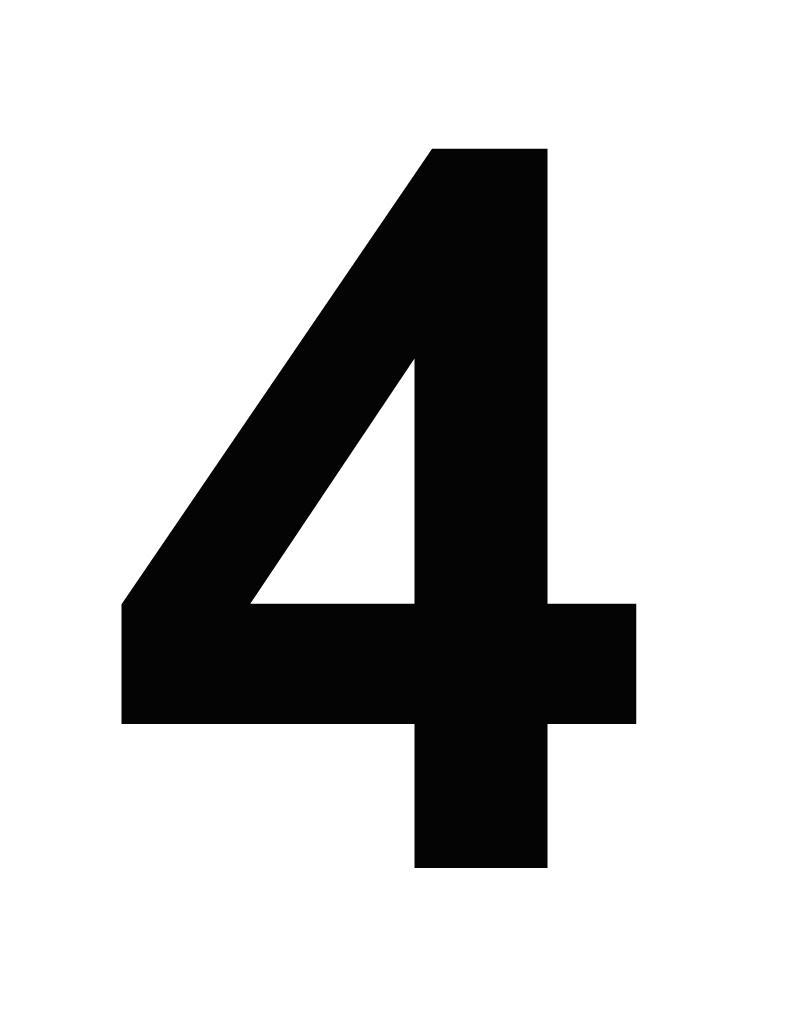
//> input picture digit/images/4.jpg, 791 x 1024 px
$ ./digit images/4.jpg   (built with g++ and OpenCV 4)
//> lines starting //> are read from the running program, lines starting //| are printed output that depends on the picture; after the words box and inside, x2 and y2 are one past the last pixel; in counts of white or black regions, pixels touching at a corner belong together
#include <opencv2/opencv.hpp>
#include <stdio.h>
#include <iostream>

using namespace cv;
using namespace std;

Mat edge(Mat &);
Mat contour(Mat &);
void corners(Mat &, Mat &);
void filterCorners(Mat &, int);

int main(int argc, char *argv[])
{
//Variable Declaration
    Mat img, canny, bw;
    char ch;

//Read Image
    if(argc!=2)
    {
        cout<<"\nUsage: ./digit.cpp <Your Image>\n";
        return -1;
    }

    img = imread(argv[1]);
//> img is the input picture: 1024 rows x 791 cols, CV_8UC3; min 0, max 255, mean 198
    if(!img.data)
    {
        cout<<"\n Not a Valid Image\n";
        return -1;
    }

//edge
    canny = edge(img);


//contour
    bw = contour(canny);


//corners
    corners(bw, img);

    return 0;
}

Mat edge(Mat &img)
{
    Mat gray, blur, canny;
    cvtColor(img, gray, CV_BGR2GRAY);
    GaussianBlur(gray, blur, Size(3,3), 0);
    Canny(blur, canny, 120, 360, 3);
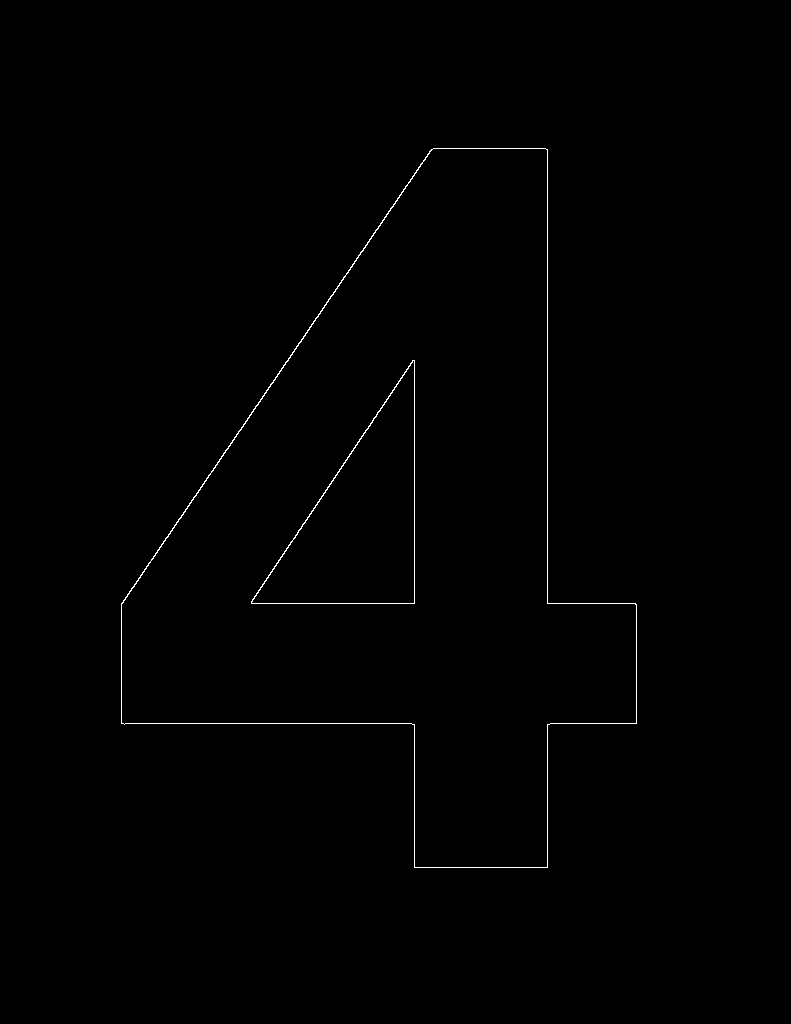
//> canny: 1024 rows x 791 cols, CV_8UC1; 0.4% white in thin lines or dots, all inside (x1, y1, x2, y2) = (121, 148, 637, 868)

    return canny;
}

Mat contour(Mat &canny)
{
    Mat bw;
    canny.copyTo(bw);
    vector<vector<Point> > contours;
    vector<Vec4i> h;
    findContours(canny, contours, h, CV_RETR_TREE, CV_CHAIN_APPROX_SIMPLE, Point(0,0));
//> contours = 4 contours; box (x1, y1, x2, y2) and area: (121, 148, 637, 868) 204127, (121, 148, 637, 868) 203816, (251, 360, 415, 604) 20170, (251, 360, 415, 604) 20008; h = 4 items: [-1, -1, 1, -1], [-1, -1, 2, 0], [-1, -1, 3, 1], [-1, -1, -1, 2]
    for(int i=0; i<contours.size(); i++)
    {
        drawContours(bw, contours, i, Scalar(255,255,255), 2, 8, h, 0, Point());
    }
//> this loop made 4 passes
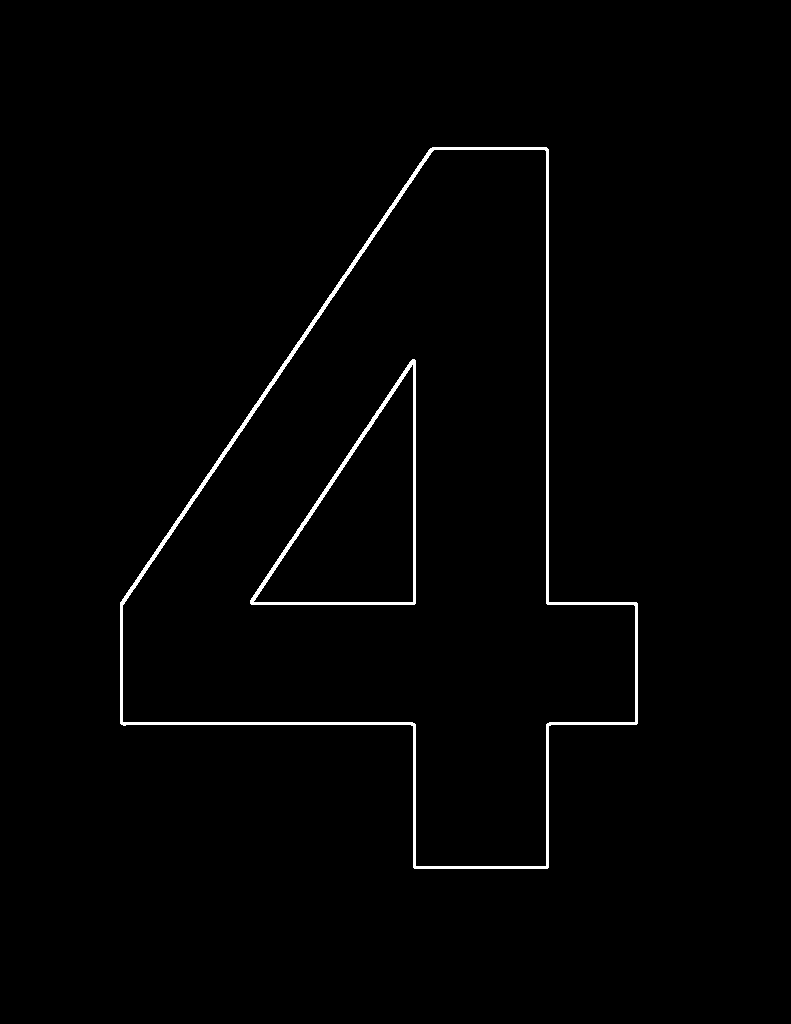
//> bw: 1024 rows x 791 cols, CV_8UC1; 1.2% white; 2 white regions, box (x1, y1, x2, y2) and area: (120, 147, 638, 869) 7390, (250, 359, 416, 605) 2428

    return bw;
}

void corners(Mat &bw, Mat &img)
{
    Mat dst, dst_norm, dst_norm_scaled;
    dst = Mat::zeros(bw.size(), CV_32FC1);

    int blockSize = 2;
    int apertureSize = 3, thresh=100;
    double k = 0.04;

    cornerHarris(bw, dst, blockSize, apertureSize, k, BORDER_DEFAULT);
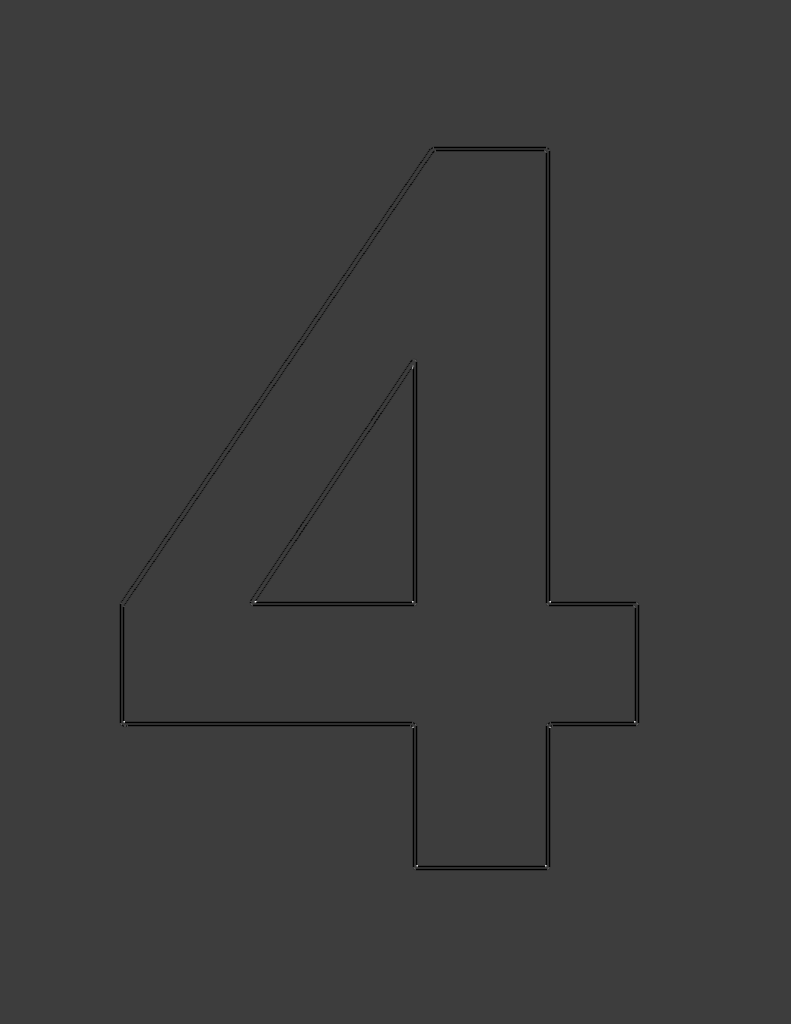
//> dst: 1024 rows x 791 cols, CV_32FC1; min -0.04, max 0.126, mean -0.000357; drawn with min black and max white

    normalize(dst, dst_norm, 0, 255, NORM_MINMAX, CV_32FC1, Mat());
    convertScaleAbs(dst_norm, dst_norm_scaled);

    filterCorners(dst_norm_scaled, thresh);
    namedWindow("Corners", 0);
    imshow("Corners", dst_norm_scaled);
    waitKey();
}

//Function to reduce the number of corners
void filterCorners(Mat &corners, int thresh)
{
//> called with thresh = 100
    vector<Point> corner;
    for(int i=0; i<corners.rows; i++)
    {
        for(int j=0; j<corners.cols; j++)
        {
            if( (int)corners.at<uchar>(i,j) > 100)
            {
                //circle(corners, Point(j,i), 5, Scalar(0), 1, 8, 0);
                corner.push_back(Point(j,i));
            }
        }
    }
//> after the loop, corner = 29 Points (x, y), first 12: [412, 366], [412, 367], [412, 368], [254, 601], [255, 601], [256, 601], [412, 601], [413, 601], [549, 601], [550, 601], [255, 602], [412, 602]

    float dist;
    Point previous = corner.back();
//> previous = Point(545, 866)
    for(int i=0; i<corner.size(); i++)
    {
        Point current = corner.back();
        dist=sqrt((current.x-previous.x)*(current.x-previous.x)+(current.y-previous.y)*(current.y-previous.y));
        if(dist > 6)
        {
            circle(corners, current, 5, Scalar(255), 1, 8, 0);
        }
        previous = current;
        corner.pop_back();
    }
//> this loop made 15 passes
//> (dist, previous) on passes 1 to 12: (0, Point(545, 866)), (128, Point(417, 866)), (129, Point(546, 865)), (1, Point(545, 865)), (128, Point(417, 865)), (1, Point(416, 865)), (192.4, Point(550, 727)), (1, Point(549, 727)), (136, Point(413, 727)), (1, Point(412, 727)), (222.1, Point(634, 722)), (510, Point(124, 722))
//> corners: 1024 rows x 791 cols, CV_8UC1; min 0, max 255, mean 61.5


}

$ run again, on digit/images/6.jpg
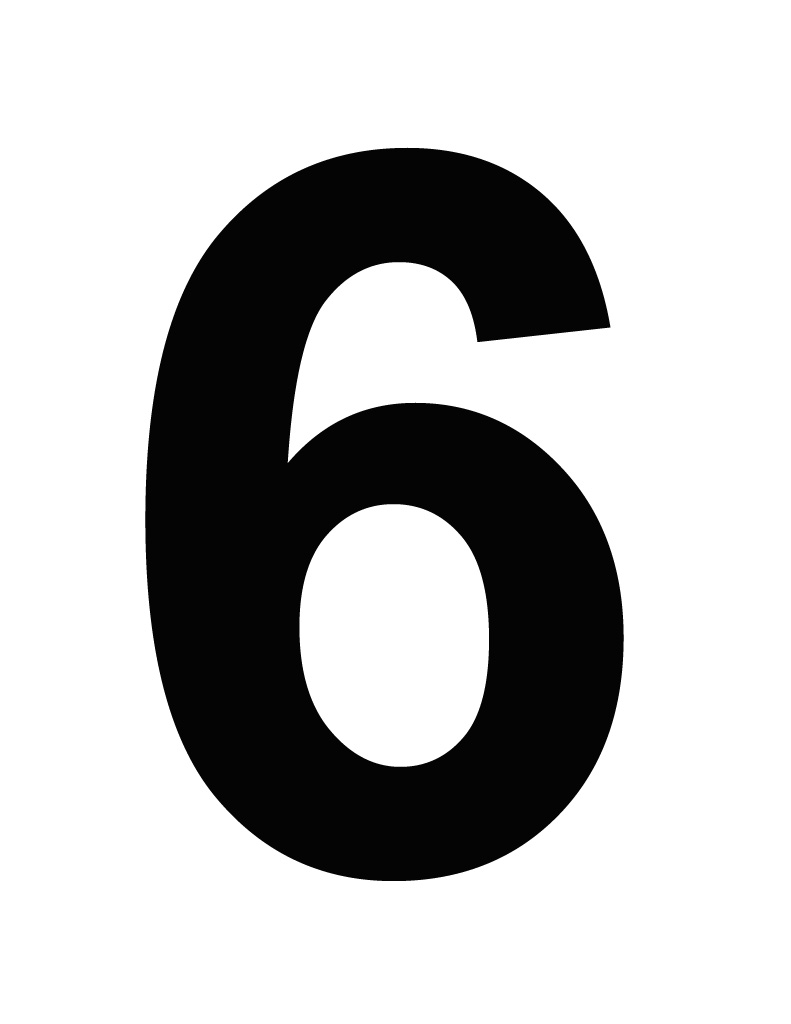
//> input picture digit/images/6.jpg, 791 x 1024 px
//> img is the input picture: 1024 rows x 791 cols, CV_8UC3; min 0, max 255, mean 189
//> in edge, `Canny(blur, canny, 120, 360, 3);`:
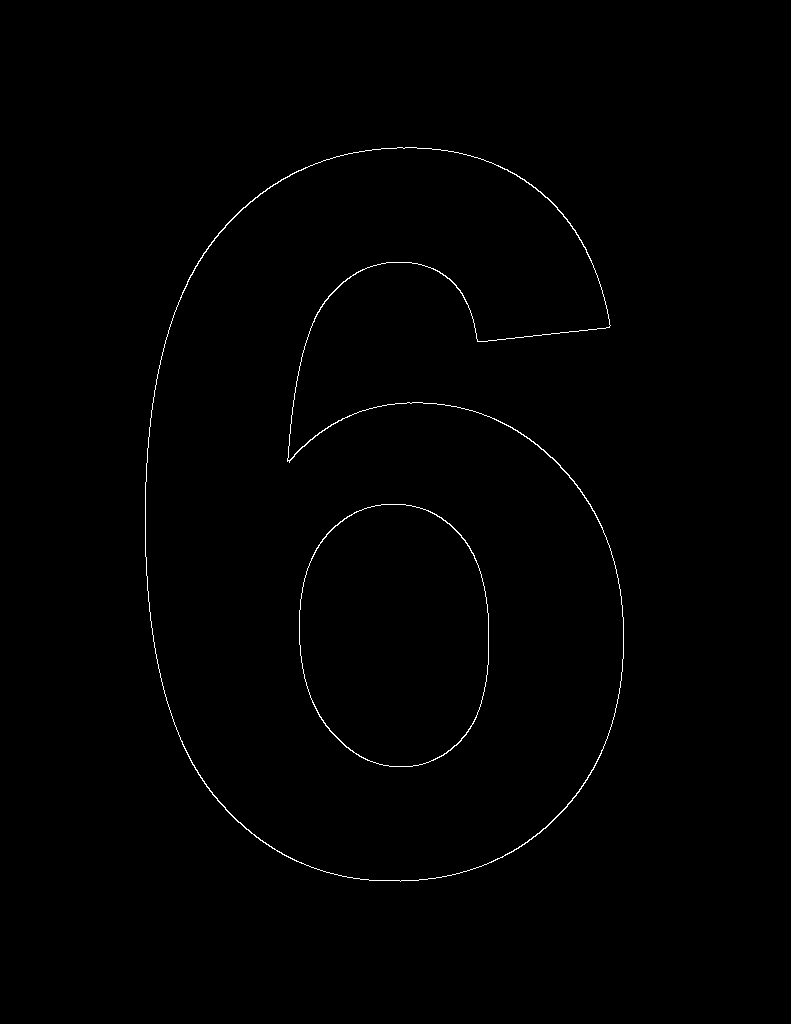
//> canny: 1024 rows x 791 cols, CV_8UC1; 0.48% white in thin lines or dots, all inside (x1, y1, x2, y2) = (145, 147, 624, 882)
//> contours = 4 contours; box (x1, y1, x2, y2) and area: (145, 147, 624, 882) 253748, (145, 147, 624, 882) 253178, (299, 504, 489, 767) 40555, (299, 504, 489, 767) 40397; h = 4 items: [-1, -1, 1, -1], [-1, -1, 2, 0], [-1, -1, 3, 1], [-1, -1, -1, 2]
//> the loop in contour, `for(int i=0; i<contours.size(); i++)` made 4 passes
//> in corners, `cornerHarris(bw, dst, blockSize, apertureSize, k, BORDER_DEFAULT);`:
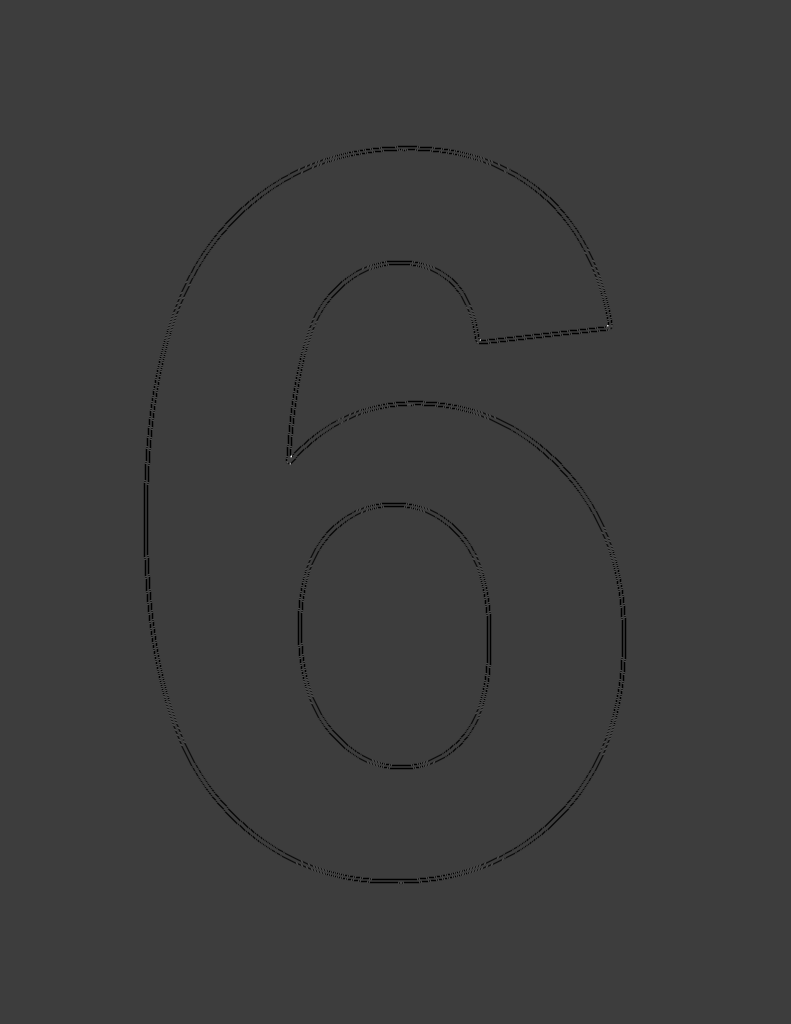
//> dst: 1024 rows x 791 cols, CV_32FC1; min -0.04, max 0.126, mean -0.000293; drawn with min black and max white
//> after the loop in filterCorners, `for(int i=0; i<corners.rows; i++)`: corner = 11 Points (x, y): [607, 325], [608, 325], [607, 326], [480, 339], [480, 340], [291, 455], [290, 456], [291, 456], [291, 457], [290, 463], [290, 464]
//> in filterCorners, `Point previous = corner.back();`: previous = Point(290, 464)
//> the loop in filterCorners, `for(int i=0; i<corner.size(); i++)` made 6 passes
//> (dist, previous) on passes 1 to 6: (0, Point(290, 464)), (1, Point(290, 463)), (6.08, Point(291, 457)), (1, Point(291, 456)), (1, Point(290, 456)), (1.41, Point(291, 455))

$ run again, on digit/images/7.jpg
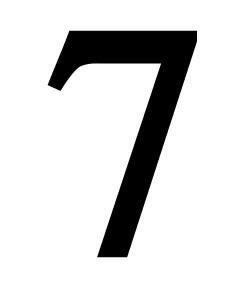
//> input picture digit/images/7.jpg, 252 x 288 px
//> img is the input picture: 288 rows x 252 cols, CV_8UC3; min 0, max 255, mean 218
//> in edge, `Canny(blur, canny, 120, 360, 3);`:
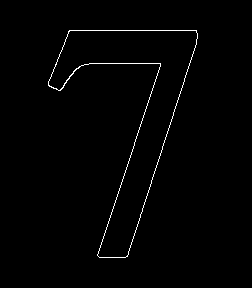
//> canny: 288 rows x 252 cols, CV_8UC1; 1.1% white in thin lines or dots, all inside (x1, y1, x2, y2) = (48, 30, 198, 258)
//> contours = 2 contours; box (x1, y1, x2, y2) and area: (48, 30, 198, 258) 10567, (48, 30, 198, 258) 10540; h = 2 items: [-1, -1, 1, -1], [-1, -1, -1, 0]
//> the loop in contour, `for(int i=0; i<contours.size(); i++)` made 2 passes
//> in corners, `cornerHarris(bw, dst, blockSize, apertureSize, k, BORDER_DEFAULT);`:
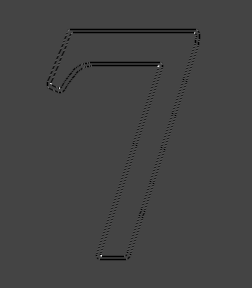
//> dst: 288 rows x 252 cols, CV_32FC1; min -0.04, max 0.108, mean -0.00057; drawn with min black and max white
//> after the loop in filterCorners, `for(int i=0; i<corners.rows; i++)`: corner = 22 Points (x, y), first 12: [68, 30], [197, 30], [194, 32], [195, 32], [71, 33], [194, 33], [161, 63], [158, 65], [159, 65], [157, 66], [158, 66], [159, 66]
//> in filterCorners, `Point previous = corner.back();`: previous = Point(101, 256)
//> the loop in filterCorners, `for(int i=0; i<corner.size(); i++)` made 11 passes
//> (dist, previous) on passes 1 to 8: (0, Point(101, 256)), (1, Point(100, 256)), (1.41, Point(101, 255)), (1, Point(100, 255)), (172, Point(59, 88)), (1, Point(59, 87)), (11, Point(48, 87)), (4.24, Point(51, 84))

$ run again, on digit/images/8.jpg
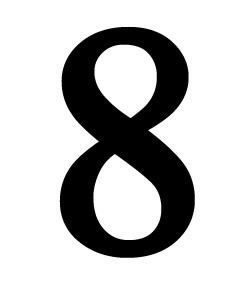
//> input picture digit/images/8.jpg, 252 x 288 px
//> img is the input picture: 288 rows x 252 cols, CV_8UC3; min 0, max 255, mean 196.2
//> in edge, `Canny(blur, canny, 120, 360, 3);`:
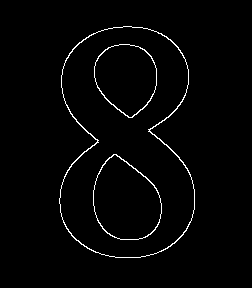
//> canny: 288 rows x 252 cols, CV_8UC1; 1.9% white in thin lines or dots, all inside (x1, y1, x2, y2) = (59, 26, 195, 258)
//> contours = 6 contours; box (x1, y1, x2, y2) and area: (59, 26, 195, 258) 24432, (59, 26, 195, 258) 24207, (93, 154, 162, 240) 4266, (93, 154, 162, 240) 4188, (94, 44, 157, 118) 3382, (94, 44, 157, 118) 3312; h = 6 items: [-1, -1, 1, -1], [-1, -1, 2, 0], [4, -1, 3, 1], [-1, -1, -1, 2], [-1, 2, 5, 1], [-1, -1, -1, 4]
//> the loop in contour, `for(int i=0; i<contours.size(); i++)` made 6 passes
//> in corners, `cornerHarris(bw, dst, blockSize, apertureSize, k, BORDER_DEFAULT);`:
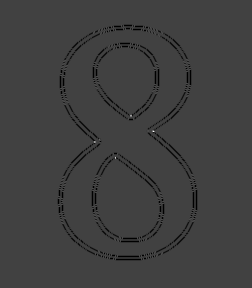
//> dst: 288 rows x 252 cols, CV_32FC1; min -0.04, max 0.116, mean -0.00107; drawn with min black and max white
//> after the loop in filterCorners, `for(int i=0; i<corners.rows; i++)`: corner = contour of 15 points, box (x1, y1, x2, y2) (94, 115, 155, 159), area 21
//> in filterCorners, `Point previous = corner.back();`: previous = Point(115, 158)
//> the loop in filterCorners, `for(int i=0; i<corner.size(); i++)` made 8 passes
//> (dist, previous) on passes 1 to 8: (0, Point(115, 158)), (1, Point(115, 157)), (25, Point(95, 142)), (1, Point(94, 142)), (1.41, Point(95, 141)), (1, Point(94, 141)), (60.83, Point(154, 131)), (1, Point(153, 131))
